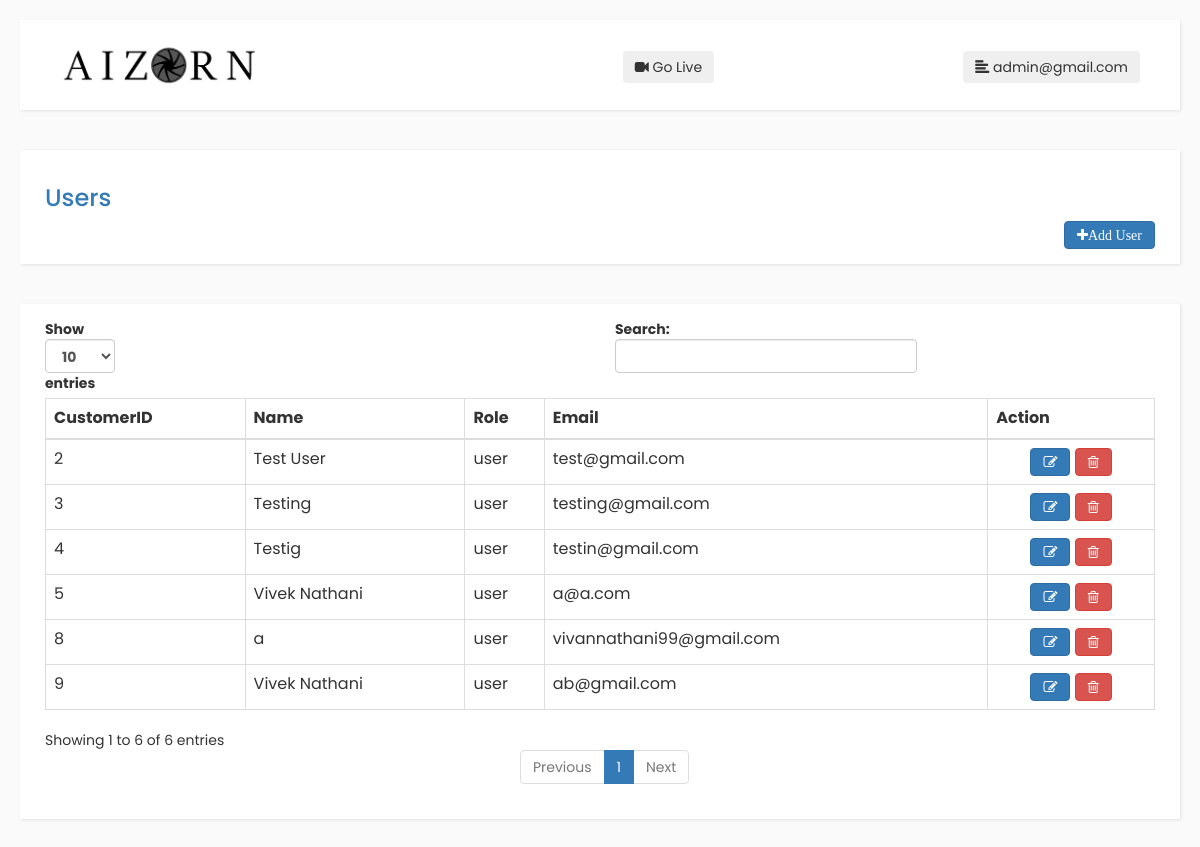
Page /users (signed in) on the earlier database version.
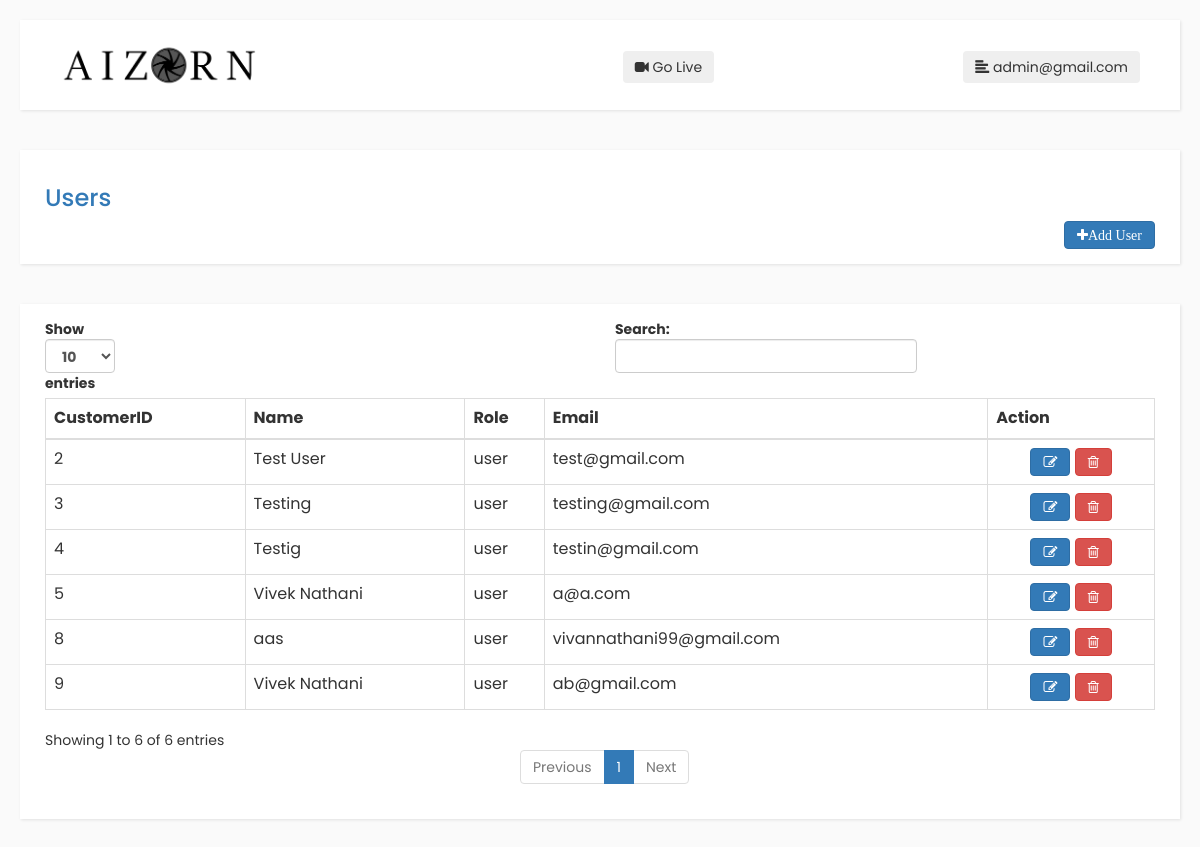
Same page on the later database version.
### tables this page shows
CREATE TABLE users (id INTEGER PRIMARY KEY AUTOINCREMENT, email UNIQUE, password TEXT, role TEXT, display_name TEXT, created_timestamp DATETIME DEFAULT CURRENT_TIMESTAMP);

### app.py (the view)
@application.route('/users', methods=['GET', 'PUT', 'DELETE'])
def users():
    if 'user_name' and 'role' in session and session['role'] == 'admin':
        if request.method == 'GET':
            return get_users()
        elif request.method == 'PUT':
            return update_user(request.json)
        else:
            return delete_user(request.json)
    else:
        return render_template('index.html', unauthorized=True)

### app.py (called while the page is built)
@application.before_request
def make_session_permanent():
    session.permanent = True
    application.permanent_session_lifetime = timedelta(minutes=5)

### config/accounts.py (called while the page is built)
def get_users():
    logging.info('Running fetch users...')
    if 'user_name' in session:
        users = select_query("SELECT * FROM users where role='user'")
        return render_template('users.html', username=session['user_name'], users=users, role=session['role'])
    else:
        return render_template('index.html', unauthorized=True)

### data/db.py (called while the page is built)
def connection():
    try:
        return sqlite3.connect(module_directory + "/dimon.db", isolation_level=None)
    except Exception as e:
        logging.error("Failed to connect database: %s", e)
        return False

def dict_factory(cursor, row):
    d = {}
    for idx, col in enumerate(cursor.description):
        d[col[0]] = row[idx]
    return d

### templates/users.html (shortened to what this page needs)
{% extends 'dashboard.html' %}
{% block content %}
        <div class="navbar">
            <div class="container-fluid">
                <div class="card shadow mb-4">
                    <div class="card-header">
                      <h3 class="m-0 font-weight-bold text-primary">Users</h3>
                        <a class="btn btn-primary" href="{{ url_for('users_add') }}" style="float: right;">
                            <i class="fa fa-plus"><span>Add User</span></i>
                        </a>
                    </div>
                </div>
            </div>
        </div>
        <div class="navbar">
        <div class="container-fluid">
          <div class="card shadow mb-4">
            <div class="card-body">
              <div class="table-responsive" style="overflow: hidden;">
                  <table class="table table-bordered" id="dataTable" width="100%" cellspacing="0">
                  <thead>
                    <tr>
                      <th>CustomerID</th>
                      <th>Name</th>
                      <th>Role</th>
                      <th>Email</th>
                      <th>Action</th>
                    </tr>
                  </thead>
                  <tbody>
                  {% if users %}
                        {% for user in users %}
                          <tr>
                            <td>{{ user.id }}</td>
                            <td>{{ user.display_name }}</td>
                            <td>{{ user.role }}</td>
                            <td>{{ user.email }}</td>
                            <td align="center">
                                <button class="btn btn-primary edit" data-field="{{ user.id }}"><i class="fa fa-edit"></i></button>
                                <button class="btn btn-danger delete" data-field="{{ user.id }}"><i class="fa fa-trash-o"></i></button>
                            </td>
                          </tr>
                  {% else %}
                      <tr>
                        <td colspan="5">No data</td>
                      </tr>
                    {% endfor %}
                  {% endif %}
                  </tbody>
                </table>
            </div>
            </div>
          </div>
        </div>
    </div>
    <br><br>
{% endblock %}

Differences in the rows shown:
changed users "vivannathani99@gmail.com": display_name "a" → "aas"
